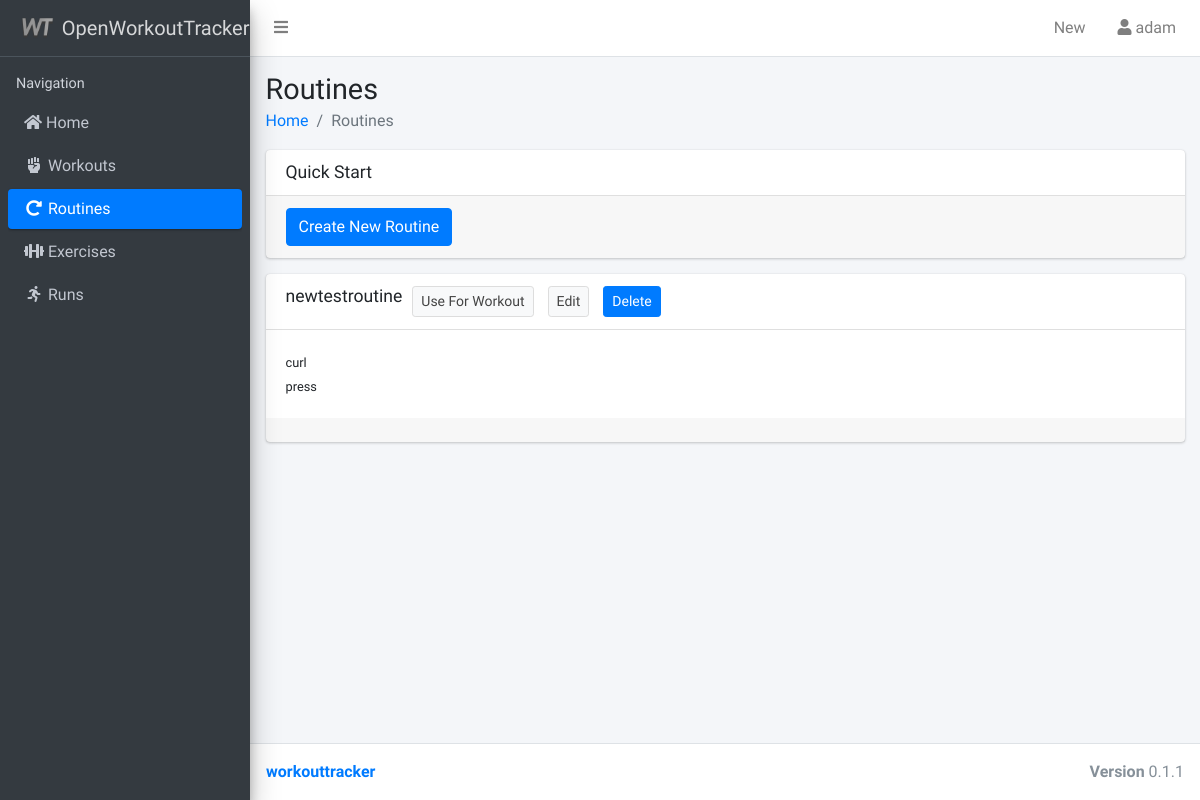
Screenshot of /routines/ (signed in) with the database file from the repository.
### workouttracker/models.py (models this page shows, shortened)
class Routine(models.Model):
    name = models.CharField(max_length=64)
    description = models.TextField(blank=True, null=True)
    last_modified = models.DateTimeField(auto_now=True)
    user = models.ForeignKey(User, on_delete=models.SET_NULL, null=True, blank=True)
    objects = RoutineQuerySet.as_manager()
    class Meta:
        verbose_name_plural = 'routines'
        ordering = ['name']
    def __str__(self):
        return self.name

class RoutineExercise(models.Model):
    class Meta:
        ordering = ['title']
    title = models.CharField(max_length=64)
    description = models.TextField(blank=True, null=True)
    sets = models.IntegerField(blank=True, null=True)
    reps = models.IntegerField(blank=True, null=True)
    routine = models.ForeignKey(Routine, models.CASCADE, related_name='routineexercises',
                                    blank=True, null=True)
    user = models.ForeignKey(User, on_delete=models.SET_NULL, null=True, blank=True)
    objects = RoutineExerciseQuerySet.as_manager()
    def __str__(self):
        return self.title

### workouttracker/views/routines.py (the view)
# urls.py: path('routines/', routine_views.RoutineIndex.as_view(), name='routines'),
class RoutineIndex(LoginRequiredMixin, generic.ListView):
    template_name = 'workouttracker/routine_overview.html'
    context_object_name = 'routines'
    model = Routine
    paginate_by = 50
    class routineEntry:
        name=''
        exercises=[]
    def get_queryset(self):
        queryset = super().get_queryset()
        if 'routineexercise' in self.request.GET:
            queryset = queryset.filter(routineexercise_id=self.request.GET['routineexercise'])
        return super().get_queryset()
    def get_context_data(self, **kwargs):
        context = super().get_context_data(**kwargs)
        context['menu'] = 'routines'
        context['submenu'] = 'all'
        routines = context['routines']
        routinesList = []
        for routine in routines:
            entry = self.routineEntry()
            entry.name = routine
            entry.exercises = RoutineExercise.objects.belongsTo(self.request.user).filter(routine_id=routine.id)
            routinesList.append({"name": routine, "id": routine.id, "exercises": RoutineExercise.objects.filter(routine_id=routine.id)})
        context['routinesList'] = routinesList
        return context

### workouttracker/models.py (called while the page is built)
    def belongsTo(self, user):
        return self.filter(user=user)

### workouttracker/templates/workouttracker/routine_overview.html (shortened to what this page needs)
{% extends 'workouttracker/base.html' %}
{% load static %}
{% load tags %}
{% load humanize %}
{% block content_header %}
<h1>Routines</h1>
<ol class="breadcrumb">
  <li class="breadcrumb-item"><a href="/">Home</a></li>
  <li class="breadcrumb-item active">Routines</li>
</ol>
{% endblock %}
{% block content %}
<div class="card">
  <div class="card-header with-border">
    <h3 class="card-title">Quick Start</h3>
  </div>
  <div class="card-footer">
    <a class="btn btn-primary" href="{% url 'routine_create' %}">Create New Routine</a>
  </div>
</div>
{% for routine in routinesList %}
<div class="card">
  <div class="card-header with-border">
    <h3 class="card-title">{{ routine.name }}</h3>
    <a href="#" onclick="document.getElementById('as_workout_form_{{routine.id}}').submit();" class="btn btn-default btn-sm" style="margin-left: 10px;">Use For Workout</a>
    <a class="btn btn-default btn-sm" style="margin-left: 10px;" href="{% url 'routine_update' routine.id %}">Edit</a>
    <a href="#" onclick="document.getElementById('delete_form_{{routine.id}}').submit();" class="btn btn-primary btn-sm" style="margin-left: 10px;">Delete</a>
  </div>
  <div class="card-body">
    {% for exercise in routine.exercises %}
      <small>{{ exercise }}<br/></small>
    {% endfor %}
    </div>
    <div class="card-footer text-center">
      </div>
    </div>
{% endfor %}
{% endblock %}

### workouttracker/templates/workouttracker/base.html (shortened to what this page needs)
{% load static %}
{% load account %}
<!DOCTYPE html>
<html>
  <head>
    <link rel="stylesheet" href="{% static 'vendor/css/font-awesome.min.css' %}">
    <link rel="stylesheet" href="{% static 'vendor/fontawesome-free/css/all.min.css' %}">
    <link rel="stylesheet" href="{% static 'vendor/overlayScrollbars/css/OverlayScrollbars.min.css' %}">
    <link rel="stylesheet" href="{% static 'vendor/css/AdminLTE.min.css' %}">
  </head>
  <body class="hold-transition sidebar-mini">
    <div class="wrapper">
        <nav class="main-header navbar navbar-expand navbar-white navbar-light">
            <ul class="navbar-nav">
            <li class="nav-item">
              <a class="nav-link" data-widget="pushmenu" href="#"><i class="fas fa-bars"></i></a>
            </li>
          </ul>
            <ul class="nav navbar-nav ml-auto">
              <li class="nav-item dropdown">
                <a class="nav-link" data-toggle="dropdown" href="#">New</a>
              </li>
              <li class="nav-item dropdown user user-menu">
                <a class="nav-link" data-toggle="dropdown" href="#">
                  <i class="fa fa-user" aria-hidden="true"></i>
                  <span class="hidden-xs">{% user_display user %}</span>
                </a>
              </li>
            </ul>
        </nav>
     <aside class="main-sidebar sidebar-dark-primary elevation-4">
      <a href="{% url 'index' %}" class="brand-link">
        <img src="/static/workouttracker/img/android-chrome-192x192.png" alt="OpenWorkoutTrackerLogo" class="brand-image"
        >
        <span class="brand-text font-weight-light"><b>Open</b>WorkoutTracker</span>
      </a>
          <div class="sidebar">
          <nav class="mt-2">
          <ul class="nav nav-pills nav-sidebar flex-column" data-widget="treeview" role="menu" data-accordion="false">
            <li class="nav-header">Navigation</li>
            <li class="nav-item">
              <a href="/" {% if menu == "home" %} class="nav-link active"{% else %}class="nav-link"{% endif %} >
                <i class="fa fa-home"></i> <p>Home</p>
              </a>
            </li>
            <li class="nav-item">
              <a href="{% url 'workouts' %}" {% if menu == "workouts" %} class="nav-link active"{% else %}class="nav-link"{% endif %} >
                <i class="fa fa-fist-raised fa-fw"></i>
                <p>Workouts</p>
              </a>
            </li>
            <li class="nav-item">
              <a href="{% url 'routines' %}" {% if menu == "routines" %} class="nav-link active"{% else %}class="nav-link"{% endif %}>
                <i class="fa fa-redo-alt fa-fw"></i>
                <p>Routines</p>
              </a>
            </li>
            <li class="nav-item">
              <a href="{% url 'exercises' %}" {% if menu == "exercises" %} class="nav-link active"{% else %}class="nav-link"{% endif %}><i class="fa fa-dumbbell fa-fw"></i>
                <p>Exercises</p>
              </a>
            </li>
            <li class="nav-item">
              <a href="{% url 'runs' %}" {% if menu == "runs" %} class="nav-link active"{% else %}class="nav-link"{% endif %}><i class="fa fa-running fa-fw"></i>
                <p>Runs</p>
              </a>
            </li>
          </ul>
        </nav>
      </div>
      </aside>
      <div class="content-wrapper">
        <div class="content-header">
          <div class="container-fluid">
          {% block content_header %}
          {% endblock %}
          </div>
        </div>
        <section class="content">
        <div class="container-fluid">
          {% block content %}
          {% endblock %}
        </div>
      </div>
      <footer class="main-footer">
        <div class="pull-right hidden-xs">
          <b>Version</b> 0.1.1
        </div>
        <strong><a href="https://github.com/agstrike/workouttracker">workouttracker</a></strong>
      </footer>
    </div>
  </body>
</html>

### rows the page displays
Routine: name "newtestroutine"
RoutineExercise: title "curl"
RoutineExercise: title "press"
